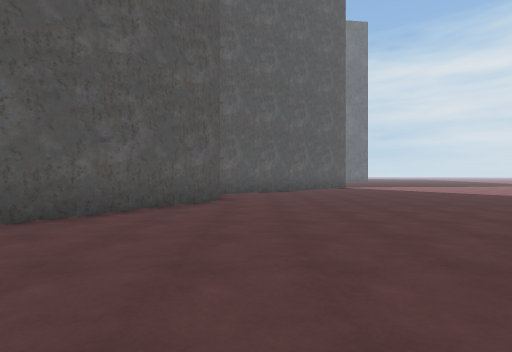
View 1 (above)

20 first-person views from a walk through a 3-D level made in the Unity game engine. The camera is 1.3 m above the floor, looks level and sees 85° across. The floor is counted in squares, 2 m on a side. Each view is taken from the middle of a square. On the plan, view 1 faces up. The plan holds only what a view shows up to about 9 squares ahead; the rest is blank. The place goes on beyond the plan. The player is left out.

View 2
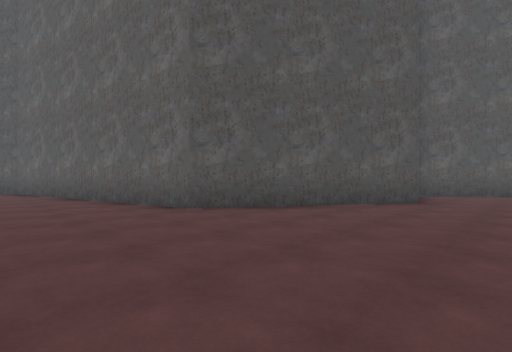

View 3
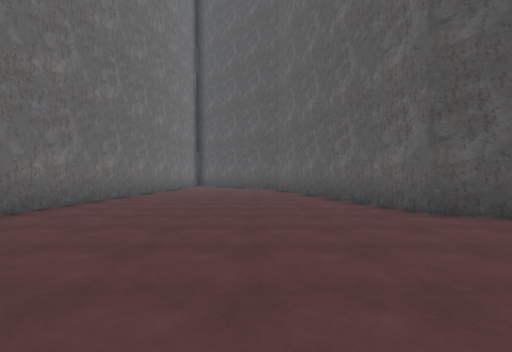

View 4
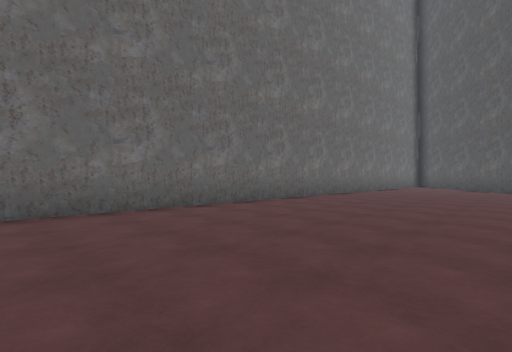

View 5
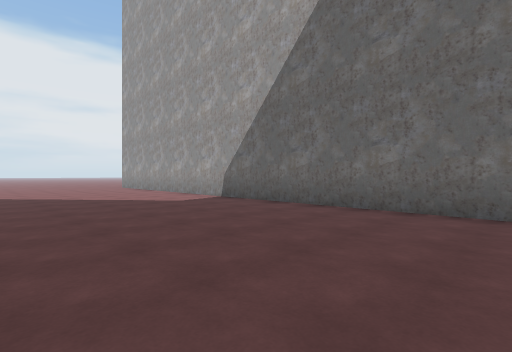

View 6
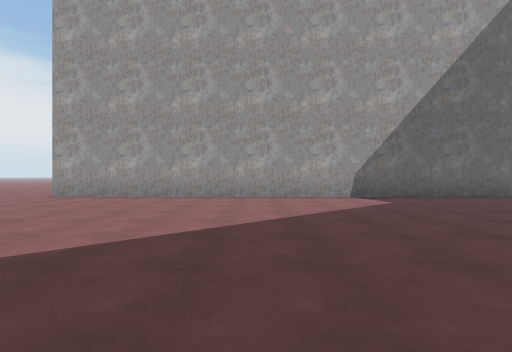

View 7
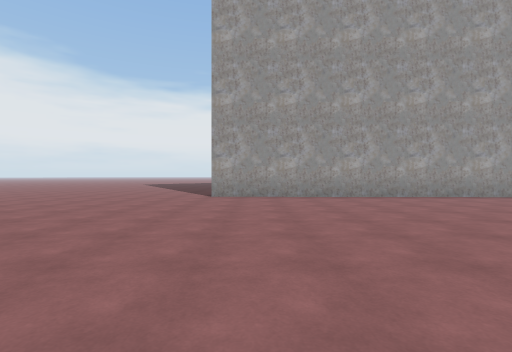

View 8
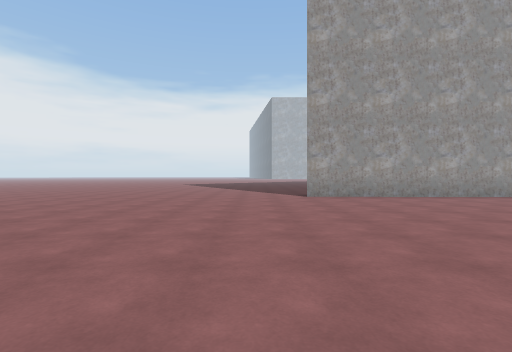

View 9
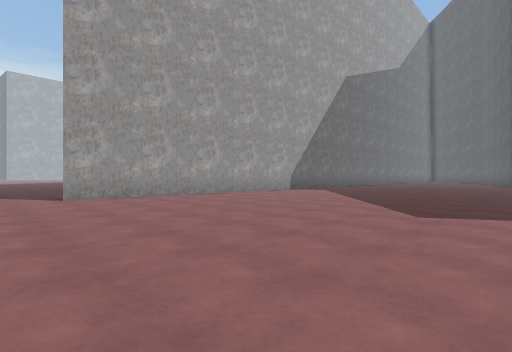

View 10
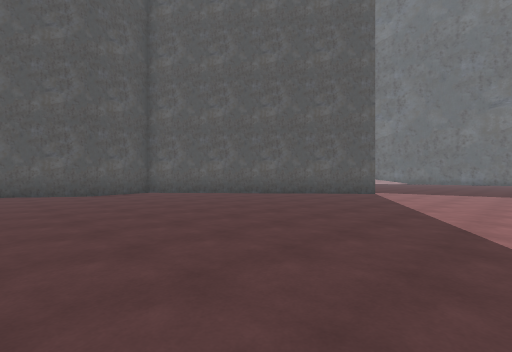

View 11
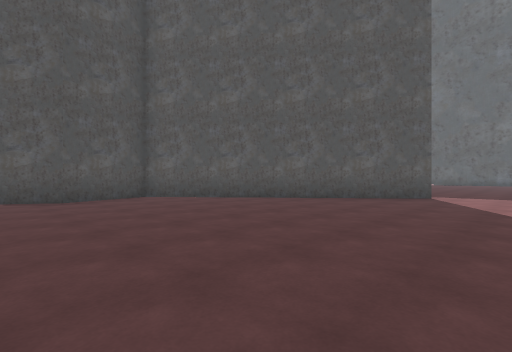

View 12
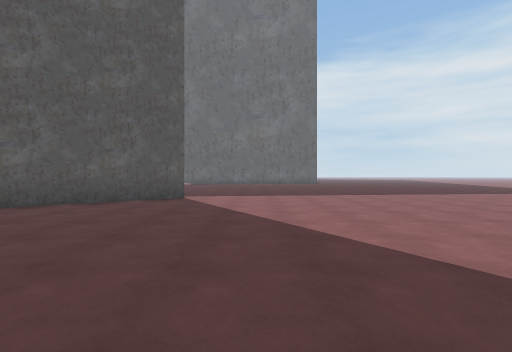

View 13
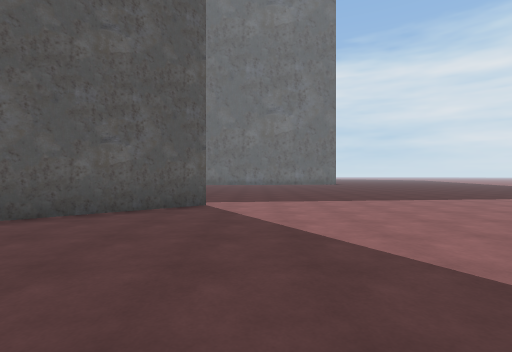

View 14
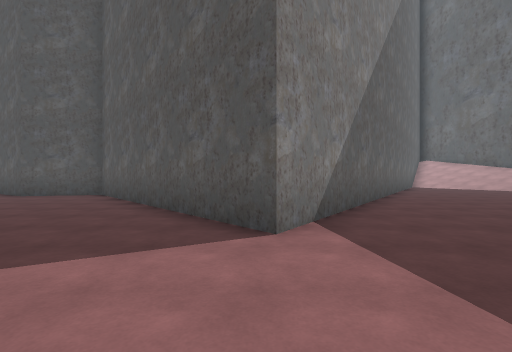

View 15
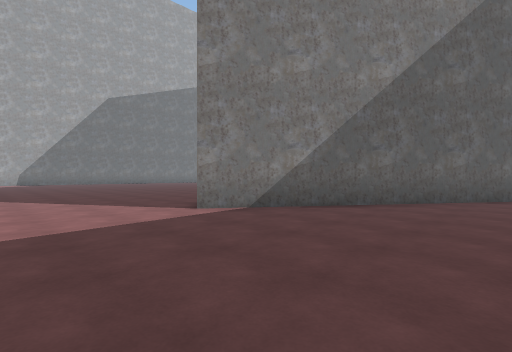

View 16
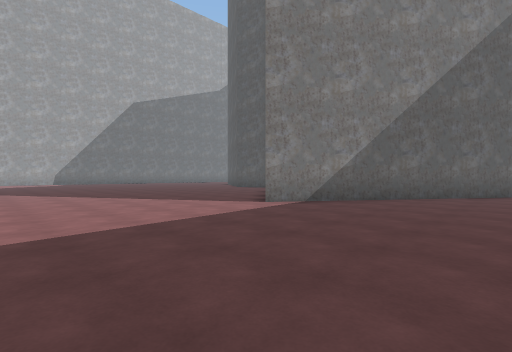

View 17
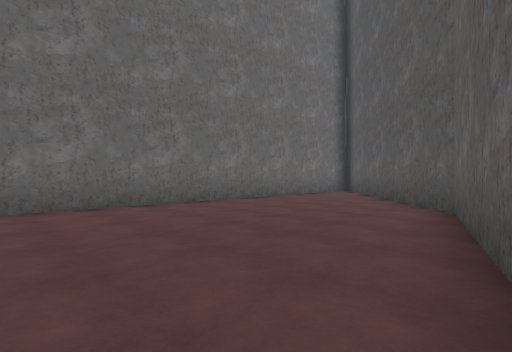

View 18
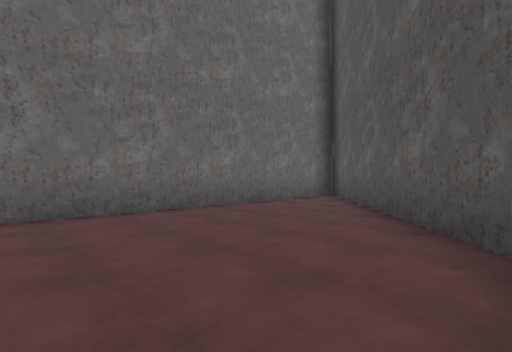

View 19
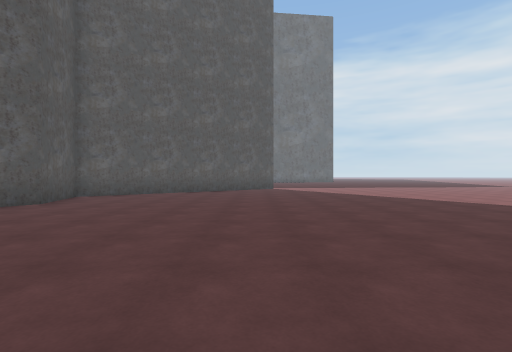

View 20
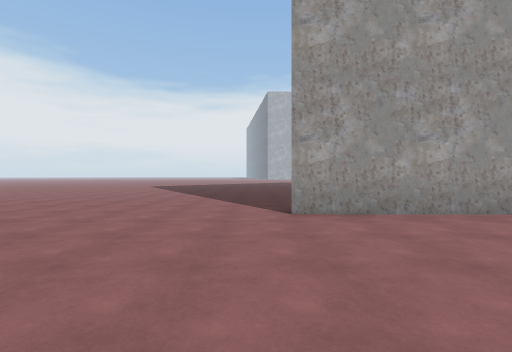

### Floor plan
Points are (right, up) in squares from view 1. A wall is a line through its corners. A room is listed if a view was taken in it or the views show most of it. See-through windows are left out.
Room 1 (views 1, 2, 3, 4, 5, 6, 7, 8, 9, 10, 11, 12, 13, 14, 15, 16, 17, 18, 19, 20)
walls: (-1.6, 19.6) (4.9, 15.2) (-1.6, 9.7) (-1, 7.5) (-3.9, 3) (-11.8, 1) (-17.2, -3.5); (-16.9, -3.9) (15.5, -4.8)

Positions as (right, up) in squares from view 1, and headings:
1: (0, 0), facing up
2: (1, 0), facing up-left
3: (1, 0), facing left
4: (1, 1), facing down-left
5: (-1, 1), facing down-right
6: (9, 4), facing down
7: (14, 4), facing down
8: (17, 4), facing down
9: (17, 4), facing down-left
10: (9, 5), facing up-left
11: (7, 6), facing up-left
12: (7, 7), facing up
13: (6, 9), facing up
14: (8, 15), facing left
15: (8, 20), facing down-left
16: (10, 20), facing down-left
17: (-6, 2), facing down-left
18: (-9, 1), facing down-left
19: (4, 1), facing up
20: (16, 0), facing down
